Frame 1 (no input): blank canvas, image omitted
Frame 60 (no input): blank canvas, image omitted
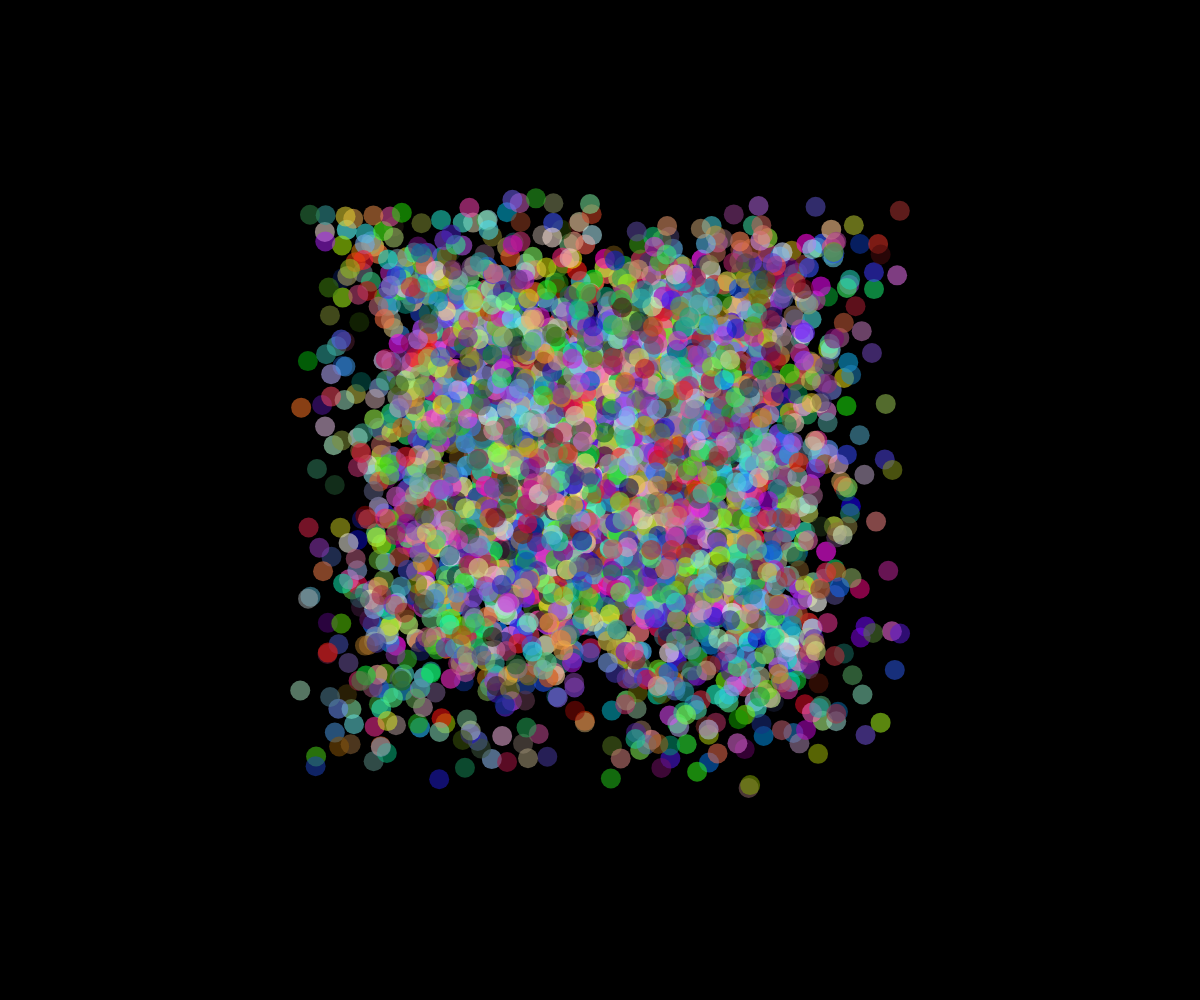
Frame 120 (the mouse pressed at the canvas centre since frame 60)

The p5.js sketch whose frames 1 and 60 were blank and that drew this single picture after the mouse press (run headless with seeded random() and noise() and a simulated clock; from frame 60 on, the mouse is pressed at the canvas centre):

// p5.js sketch
// ── sketch.js
// Line Art Demo
// Donovan Simmons
// Sept 9, 2019
//
// Extra for Experts:
// - describe what you did to take this project "above and beyond"

let theFireworks = [];


function setup() {
  createCanvas(windowWidth, windowHeight);
  angleMode(DEGREES)
}

function draw() {
  background(0);
  for (let i = theFireworks.length-1; i >= 0; i--){
    theFireworks[i].move();
    if (theFireworks[i].isDone()){
      theFireworks.splice(i, 1);
    }
    else{
      theFireworks[i].display();
    }
  }

  if (mouseIsPressed){
  let myFirework = new Particle(mouseX, mouseY, random(-5, 5), random(-5, 5), 10);
  for (let i = 0; i < 100; i++){
    let myFirework = new Particle(mouseX, mouseY, random(-5, 5), random(-5, 5), 10);
    theFireworks.push(myFirework); 
    }
  }
}

function mousePressed(){
  for (let i = 0; i < 100; i++){
  let xDir = map(cos(i*4), -1, 1, -3, 3);
  let yDir = map(sin(i*4), -1, 1, -3, 3)
  let myFirework = new Particle(mouseX, mouseY, random(-3, 3), random(-3, 3), 10);
  theFireworks.push(myFirework); 
  }
  
}


class Particle {
  constructor(x, y, dx, dy, radius){
    this.x = x;
    this.y = y;
    this.dx = dx;
    this.dy = dy;
    this.radius = radius;
    this.alpha = 255;
    this.gravity = -.5;
    this.expand = .1;
  }

  display(){
    noStroke();
    fill(random(255), random(255), random(255), this.alpha);
    circle(this.x, this.y, this.radius * 2);
  }

  move(){
    if (this.gravity <= 0.05){
      this.gravity += .05;
    }
    else if(this.gravity >= .6) {
      this.gravty *= -1;
    }
    this.dy += this.gravity
    this.x += this.dx;
    this.y += this.dy;
    this.alpha -= 2;
    if (this.x > mouseX){
      this.x += this.expand
    }
    else{
      this.x -= this.expand
    }
  }


  isDone(){
    return this.alpha <=0;
  }
}
